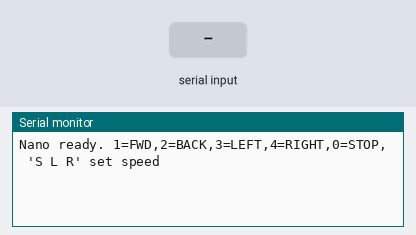
This sketch was run on a simulated Arduino Uno, built with avr-gcc and run on an emulated ATmega328P. Parts: the last lines printed to the serial monitor. Inputs (shaded band) come from the test bench.

Above: at 1.2 s.
1.3 s: "1 1\n" received over Serial
At 2.4 s:
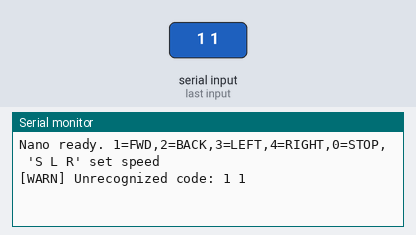
2.8 s: "1\n" received over Serial
At 3.5 s:
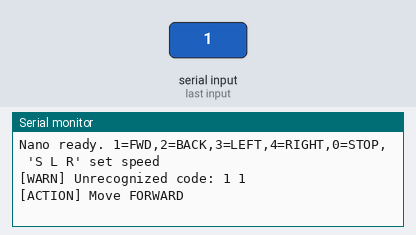
4.3 s: "2\n" received over Serial
At 4.7 s:
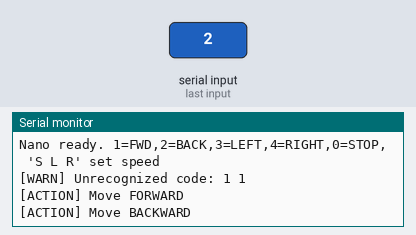
5.8 s: "3\n" received over Serial
At 7.0 s:
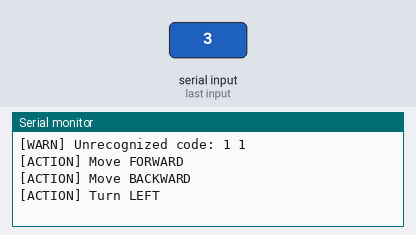
7.3 s: "4\n" received over Serial
At 8.1 s:
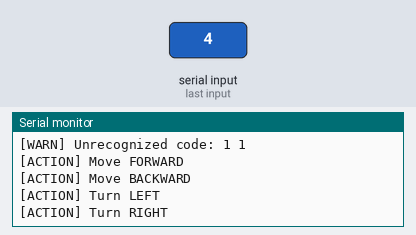
8.8 s: "0\n" received over Serial
At 9.3 s:
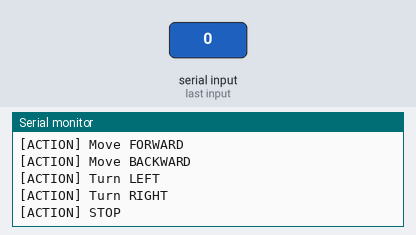

Measured:
- after the input at 1.3 s, the serial monitor: prints a new line at once (image 1)
- after the input at 2.8 s, the serial monitor: prints a new line at once (image 2)
- after the input at 4.3 s, the serial monitor: prints a new line at once (image 3)
- after the input at 5.8 s, the serial monitor: prints a new line at once (image 4)
- after the input at 7.3 s, the serial monitor: prints a new line at once (image 5)
- after the input at 8.8 s, the serial monitor: prints a new line at once (image 6)

The sketch:

uno_forward_only.ino
```cpp
// Nano demo: reads one line and prints the action. Baud 9600.
void setup() {
  Serial.begin(9600);
  Serial.println("Nano ready. 1=FWD,2=BACK,3=LEFT,4=RIGHT,0=STOP, 'S L R' set speed");
}
void loop() {
  if (!Serial.available()) return;
  String line = Serial.readStringUntil('\n');
  line.trim();
  if (line.length()==0) return;

  if (line=="1")        Serial.println("[ACTION] Move FORWARD");
  else if (line=="2")   Serial.println("[ACTION] Move BACKWARD");
  else if (line=="3")   Serial.println("[ACTION] Turn LEFT");
  else if (line=="4")   Serial.println("[ACTION] Turn RIGHT");
  else if (line=="0")   Serial.println("[ACTION] STOP");
  else if (line.startsWith("S")) {
    int l=0,r=0;
    int a=line.indexOf(' '), b=line.indexOf(' ', a+1);
    if (a>0 && b>a) { l=line.substring(a+1,b).toInt(); r=line.substring(b+1).toInt(); }
    Serial.print("[ACTION] Set speed -> L="); Serial.print(l); Serial.print(" R="); Serial.println(r);
  } else if (line.startsWith("U ")) {
    Serial.print("[INFO] Unknown op relayed: "); Serial.println(line.substring(2));
  } else {
    Serial.print("[WARN] Unrecognized code: "); Serial.println(line);
  }
}
```
